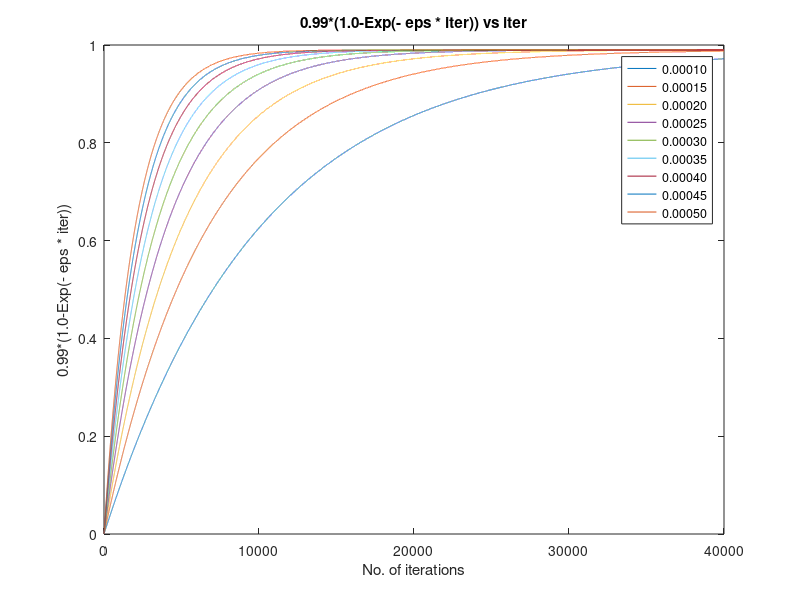

MATLAB code to generate this figure:
% select parameters for magnetic osc

x = 1:1:40000;

for sigma = 0.0001:0.00005:0.0005
  plot(x, 0.99*(1-exp(-sigma*x))); 
  hold on;
end

sigma = 0.0001:0.00005:0.0005;
lstring = strcat({''}, num2str(sigma(:),'%.5f'));
xlabel('No. of iterations');
ylabel('0.99*(1.0-Exp(- eps * iter))');
legend(lstring);
title('0.99*(1.0-Exp(- eps * iter)) vs iter');
